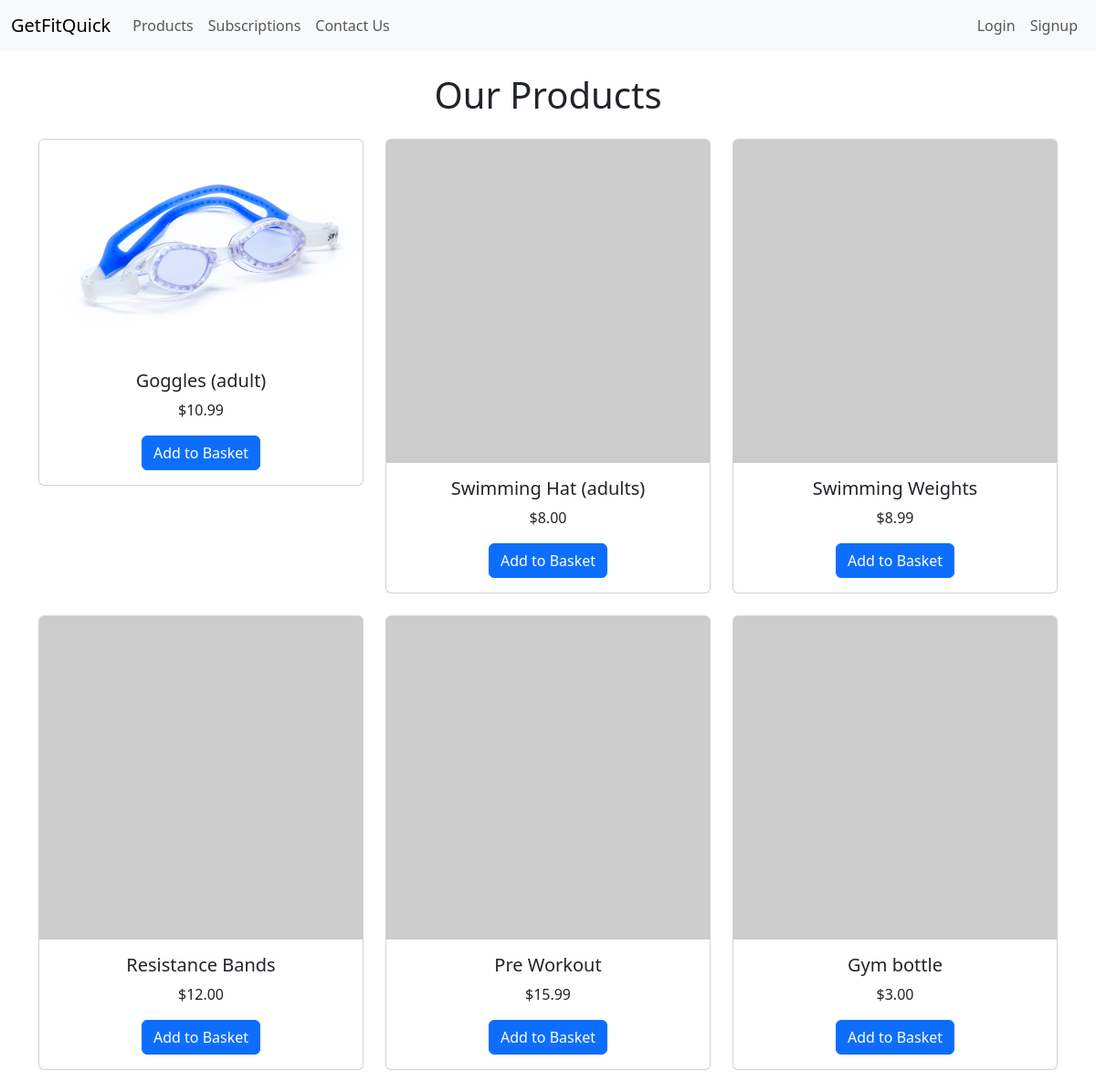
Screenshot of /products/ with the database file from the repository.
### products/models.py (models this page shows, shortened)
class Product(models.Model):
    name = models.CharField(max_length=100)
    description = models.TextField()
    price = models.DecimalField(max_digits=10, decimal_places=2)
    image = models.ImageField(upload_to='product_images/', blank=True, null=True)

### products/views.py (the view)
# urls.py: path('', views.product_list, name='product_list'),  # Displays the list of products
def product_list(request):
    products = Product.objects.all()  # Fetch all products from the database
    return render(request, 'products/product_list.html', {'products': products})

### cart/context_processors.py (called while the page is built)
def cart_item_count(request):
    if request.user.is_authenticated:
        count = CartItem.objects.filter(cart__user=request.user).aggregate(total=Sum('quantity'))['total']
        return {'cart_item_count': count or 0}
    return {'cart_item_count': 0}

### products/templates/products/product_list.html (shortened to what this page needs)
{% extends 'base.html' %}
{% block content %}
    <h1 class="text-center mb-4">Our Products</h1>
    <div class="row justify-content-center">
        {% for product in products %}
            <div class="col-md-4">
                <div class="card mb-4">
                    {% if forloop.first %}
                        <img src="{{ product.image.url }}" class="card-img-top" alt="{{ product.name }}">
                    {% else %}
                        <img src="https://via.placeholder.com/150" class="card-img-top" alt="{{ product.name }}">
                    {% endif %}
                    <div class="card-body text-center">
                        <h5 class="card-title">{{ product.name }}</h5>
                        <p class="card-text">${{ product.price }}</p>
                        <form action="{% url 'cart:add_to_cart' product.id %}" method="POST" class="d-inline-block">
                            <button type="submit" class="btn btn-primary">Add to Basket</button>
                        </form>
                    </div>
                </div>
            </div>
        {% empty %}
            <p>No products available.</p>
        {% endfor %}
    </div>
{% endblock %}

### rows the page displays
Product: image (picture), name "Goggles (adult)", price "10.99"
Product: name "Swimming Hat (adults)", price "8.00"
Product: name "Swimming Weights", price "8.99"
Product: name "Resistance Bands", price "12.00"
Product: name "Pre Workout", price "15.99"
Product: name "Gym bottle", price "3.00"
